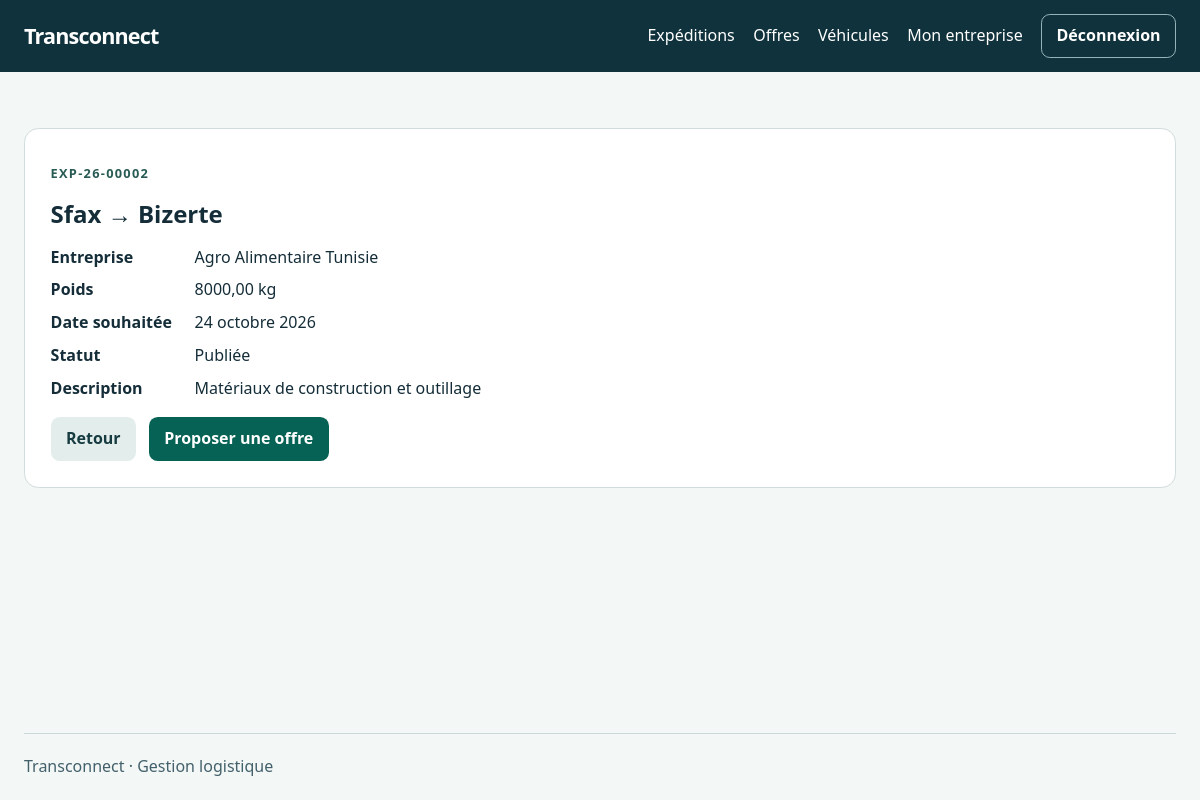
Page /expedition/detailview/2/ (signed in) on the committed database.
### ExpeditionApp/models.py (models this page shows, shortened)
class Expedition(models.Model):
    STATUT_CHOICES = [
        ('publiee', 'Publiée'),
        ('attribuee', 'Attribuée'),
        ('en_cours', 'En cours'),
        ('livree', 'Livrée'),
        ('annulee', 'Annulée'),
    ]
    reference = models.CharField(
        max_length=100,
        unique=True,
        validators=[reference_validator]
    )
    ville_depart = models.CharField(max_length=100)
    ville_arrivee = models.CharField(max_length=100)
    poids_kg = models.DecimalField(
        max_digits=10,
        decimal_places=2,
        default=Decimal('100.00'),
        validators=[MinValueValidator(Decimal('0.01'), "Le poids doit être strictement positif.")]
    )
    date_souhaitee = models.DateField(null=True, blank=True)
    description = models.TextField(blank=True, default='')
    statut = models.CharField(
        max_length=20,
        choices=STATUT_CHOICES,
        default='publiee'
    )
    entreprise = models.ForeignKey(
        'EntrepriseApp.Entreprise',
        on_delete=models.CASCADE,
        related_name='expeditions'
    )
    created_at = models.DateTimeField(auto_now_add=True)
    updated_at = models.DateTimeField(auto_now=True)
    @property
    def poids(self):
        return self.poids_kg
    @poids.setter
    def poids(self, value):
        self.poids_kg = value
    @property
    def status(self):
        return self.statut

### EntrepriseApp/models.py (models this page shows, shortened)
class Entreprise(models.Model):
    TYPE_CHOICES = [
        ('chargeur', 'Chargeur'),
        ('transporteur', 'Transporteur'),
    ]
    raison_sociale = models.CharField(max_length=200, blank=False, null=False)
    matricule_fiscal = models.CharField(
        max_length=17,
        unique=True,
        validators=[matricule_validator],
        db_column='matricule_fiscale'
    )
    adresse = models.TextField(
        validators=[
            MinLengthValidator(20, "L'adresse doit contenir au moins 20 caractères."),
            MaxLengthValidator(400, "L'adresse ne peut pas dépasser 400 caractères.")
        ],
        blank=False,
        null=False
    )
    type_entreprise = models.CharField(
        max_length=100,
        choices=TYPE_CHOICES,
        default='chargeur'
    )
    created_at = models.DateTimeField(auto_now_add=True)
    updated_at = models.DateTimeField(auto_now=True)
    gerant = models.OneToOneField(
        Utilisateur,
        on_delete=models.CASCADE,
        related_name='entreprise'
    )
    @property
    def matricule_fiscale(self):
        return self.matricule_fiscal
    @matricule_fiscale.setter
    def matricule_fiscale(self, value):
        self.matricule_fiscal = value

### ExpeditionApp/views.py (the view)
# urls.py: path('detailview/<int:pk>/', ExpeditionDetailView.as_view(), name='detailview_expedition'),
class ExpeditionDetailView(ExpeditionReadMixin, DetailView):
    template_name = 'expedition/detail.html'
    context_object_name = 'expedition'

### ExpeditionApp/views.py (called while the page is built)
    def get_queryset(self):
        offers = Offre.objects.filter(expedition_id=OuterRef('pk'))
        expeditions = Expedition.objects.select_related('entreprise').annotate(has_offers=Exists(offers))
        if self.company.type_entreprise == 'chargeur':
            return expeditions.filter(entreprise=self.company)
        sent_offers = offers.filter(transporteur=self.company)
        return expeditions.filter(Q(statut='publiee') | Exists(sent_offers))

### config/access.py (called while the page is built)
def company_for(user):
    company = getattr(user, 'entreprise', None)
    if company and company.type_entreprise == user.role:
        return company
    return None

    def dispatch(self, request, *args, **kwargs):
        if not request.user.is_authenticated:
            return self.handle_no_permission()
        if request.user.role not in self.roles:
            raise PermissionDenied
        self.company = company_for(request.user)
        if self.require_company and not self.company:
            if request.method in ('GET', 'HEAD') and not hasattr(request.user, 'entreprise'):
                return redirect('entreprise_create')
            raise PermissionDenied
        return super().dispatch(request, *args, **kwargs)

### templates/expedition/detail.html (shortened to what this page needs)
{% extends 'base.html' %}
{% block content %}
<section class="panel">
    <p class="eyebrow">{{ expedition.reference }}</p>
    <h1>{{ expedition.ville_depart }} → {{ expedition.ville_arrivee }}</h1>
    <dl class="details">
        <dt>Entreprise</dt><dd>{{ expedition.entreprise.raison_sociale }}</dd>
        <dt>Poids</dt><dd>{{ expedition.poids_kg }} kg</dd>
        <dt>Date souhaitée</dt><dd>{{ expedition.date_souhaitee|default:'Non indiquée' }}</dd>
        <dt>Statut</dt><dd>{{ expedition.get_statut_display }}</dd>
        <dt>Description</dt><dd>{{ expedition.description|default:'Aucune description'|linebreaksbr }}</dd>
    </dl>
    <div class="actions">
        <a class="button secondary" href="{% url 'listview_expeditions' %}">Retour</a>
        {% if user.role == 'chargeur' %}
            <a class="button" href="{% url 'offre_list' %}?expedition={{ expedition.reference|urlencode }}">Offres reçues</a>
            {% if expedition.statut == 'publiee' and not expedition.has_offers %}
                <a class="button secondary" href="{% url 'updateview_expedition' expedition.pk %}">Modifier</a>
                <a class="button danger" href="{% url 'deleteview_expedition' expedition.pk %}">Supprimer</a>
            {% endif %}
        {% elif expedition.statut == 'publiee' %}
            <a class="button" href="{% url 'offre_create' %}?expedition={{ expedition.pk }}">Proposer une offre</a>
        {% endif %}
    </div>
</section>
{% endblock %}

### EntrepriseApp/static/logistique/site.css (style rules this page uses)
:root { color-scheme: light; font: 100% / 1.6 system-ui, sans-serif; color: #142d38; background: #f3f7f6; }
* { box-sizing: border-box; }
body { margin: 0; min-height: 100vh; display: flex; flex-direction: column; }
.navigation, .nav-links, .page-head, .row, .actions { display: flex; flex-wrap: wrap; align-items: center; gap: .8rem; }
.eyebrow { color: #285b54; font-size: .8rem; font-weight: 800; text-transform: uppercase; letter-spacing: .1em; }
h1, h2 { line-height: 1.2; margin: 0 0 .65rem; }
p { margin: .55rem 0 1rem; }
a { color: #075a4e; }
.button { display: inline-flex; align-items: center; justify-content: center; padding: .5rem .9rem; border: 1px solid transparent; border-radius: .55rem; background: #066254; color: white; text-decoration: none; cursor: pointer; font: inherit; font-weight: 650; }
.button.secondary { background: #e3eeec; color: #163b40; }
.panel, .row { background: white; border: 1px solid #cfdddc; border-radius: .9rem; padding: clamp(1rem, 3vw, 1.6rem); }
.details { display: grid; grid-template-columns: minmax(8rem, max-content) 1fr; gap: .45rem 1rem; }
.details dt { font-weight: 700; }
.details dd { margin: 0; overflow-wrap: anywhere; }

### rows in the picture
Expedition: reference "EXP-26-00002", ville_depart "Sfax", ville_arrivee "Bizerte", entreprise.raison_sociale "Agro Alimentaire Tunisie", poids_kg "8000,00", date_souhaitee "24 octobre 2026", statut "Publiée", description "Matériaux de construction et outillage"
